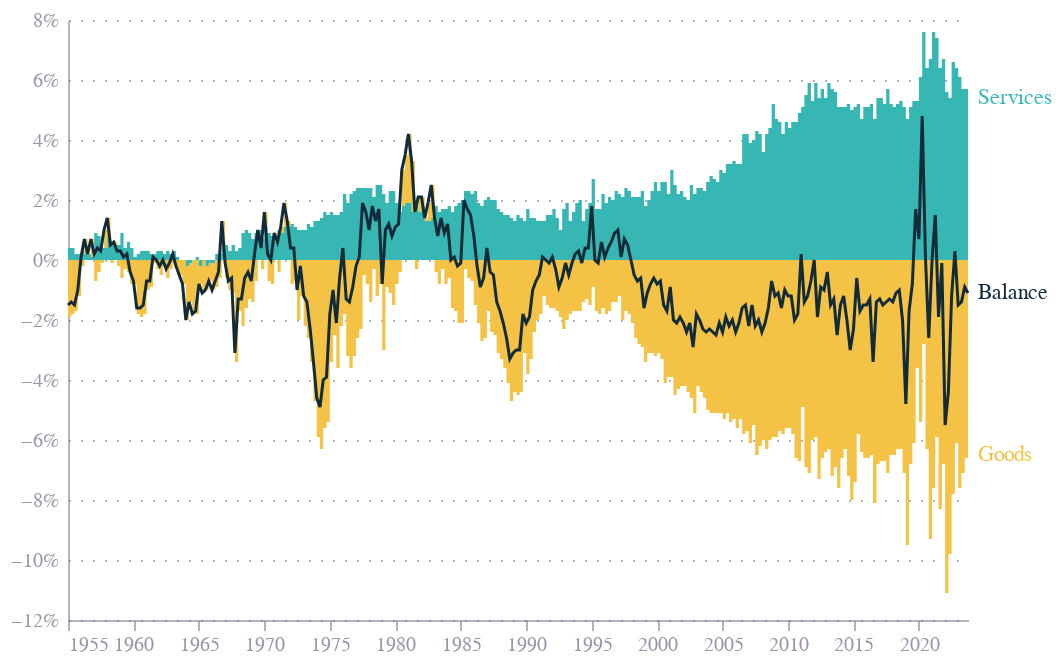

The notebook cell this image was saved under:
### Code cell
goods_df = pd.read_csv("goods.csv", skiprows=7)
goods_df.columns = ['date', 'value']

goods_df = goods_df[goods_df['date'].astype(str).str.contains("Q")]

def parse_quarters(date):
    #2023 Q1
    year, quarter = date.split(" ")
    quarter = quarter.replace("Q", "")
    month = (int(quarter) - 1) * 3 + 1
    return f"{year}-{month:02d}-01"

goods_df['date'] = goods_df['date'].apply(parse_quarters)

goods_df['series'] = 'Goods'


services_df = pd.read_csv("services.csv", skiprows=7)
services_df.columns = ['date', 'value']

services_df = services_df[services_df['date'].astype(str).str.contains("Q")]

services_df['date'] = services_df['date'].apply(parse_quarters)

services_df['series'] = 'Services'

df = pd.concat([goods_df, services_df])
df['value'] = df['value']/100
df

df = df.pivot(index='date', columns='series', values='value').reset_index()
df['Balance'] = df['Goods'] + df['Services']
df = df.melt(id_vars='date', value_vars=['Goods', 'Services', 'Balance'], var_name='series', value_name='value')



df['label'] = np.where(df['date'] == '2023-10-01', df.series, '')

base = alt.Chart(df).encode(
    x=alt.X('date:T', title=None),
    y=alt.Y('value:Q', title=None, axis=alt.Axis(format='%')),
    color=alt.Color('series:N', 
                    scale=alt.Scale(
                        domain=['Goods', 'Services', 'Balance'],
                        range=[              "#f4c245",
              "#36b7b4",
              "#122b39"
],
                    ),
                    title=None, legend=None)
)

bars = base.transform_filter("datum.series != 'Balance'").mark_area(interpolate='step-after').encode(
    y=alt.Y('value:Q', title=None),
    opacity=alt.value(1)
)

balance_line = base.transform_filter("datum.series == 'Balance'").mark_line(size=1.5).encode(
    y=alt.Y('value:Q', title=None),
    opacity=alt.value(1)
)


end_labels = base.mark_text(align='left', dx=5).encode(
    text='label'
)


chart = bars + end_labels  +  balance_line
chart = chart.properties(width=450, height=300)
chart


chart.save("trade_balance.json")
chart.save("trade_balance.png", scale_factor=3)

chart

### Figure 1 — Vega-Lite specification as saved in the notebook (floating-point values rounded to 4 significant figures; data arrays with more than 128 entries replaced by an {"elided": "..."} marker saying what was removed)
{"config": {"font": "Circular Std", "mark": {"line": {"interpolate": "monotone"}}, "view": {"stroke": "transparent", "width": 400, "height": 300}, "range": {"category": ["#36B7B4", "#E6224B", "#F4C245", "#0063AF", "#00A767", "#179FDB", "#EB5C2E"], "diverging": ["#E6224B", "#E54753", "#C9C9C9", "#179FDB", "#122B39"], "heatmap": ["#C9C9C9", "#179FDB", "#0063AF", "#122B39"], "ordinal": ["#00A767", "#36B7B4", "#179FDB", "#0063AF", "#243B5A"]}, "axisX": {"domainColor": "#676A86", "domainOpacity": 0.5, "grid": false, "labelAngle": 0, "labelColor": "#676A86", "labelOpacity": 0.7, "orient": "bottom", "tickColor": "#676A86", "tickCount": 10, "tickOpacity": 0.5, "title": false, "titleAlign": "center", "titleAnchor": "middle", "titleColor": "#676A86", "titleFontSize": 12, "titleOpacity": 0.8, "titleY": -15}, "axisY": {"domainColor": "#676A86", "domainOpacity": 0.5, "gridColor": "#676A86", "gridDash": [1, 5], "gridOpacity": 0.5, "labelColor": "#676A86", "labelOpacity": 0.7, "labelPadding": 5, "tickColor": "#676A86", "tickCount": 8, "tickOpacity": 0.5, "ticks": false, "titleAlign": "left", "titleAngle": 0, "titleBaseline": "bottom", "titleColor": "#676A86", "titleFontSize": 12, "titleOpacity": 0.8, "titleX": 0, "titleY": -7}}, "layer": [{"mark": {"type": "area", "interpolate": "step-after"}, "encoding": {"color": {"field": "series", "legend": null, "scale": {"domain": ["Goods", "Services", "Balance"], "range": ["#f4c245", "#36b7b4", "#122b39"]}, "title": null, "type": "nominal"}, "opacity": {"value": 1}, "x": {"field": "date", "title": null, "type": "temporal"}, "y": {"field": "value", "title": null, "type": "quantitative"}}, "transform": [{"filter": "datum.series != 'Balance'"}]}, {"mark": {"type": "text", "align": "left", "dx": 5}, "encoding": {"color": {"field": "series", "legend": null, "scale": {"domain": ["Goods", "Services", "Balance"], "range": ["#f4c245", "#36b7b4", "#122b39"]}, "title": null, "type": "nominal"}, "text": {"field": "label", "type": "nominal"}, "x": {"field": "date", "title": null, "type": "temporal"}, "y": {"axis": {"format": "%"}, "field": "value", "title": null, "type": "quantitative"}}}, {"mark": {"type": "line", "size": 1.5}, "encoding": {"color": {"field": "series", "legend": null, "scale": {"domain": ["Goods", "Services", "Balance"], "range": ["#f4c245", "#36b7b4", "#122b39"]}, "title": null, "type": "nominal"}, "opacity": {"value": 1}, "x": {"field": "date", "title": null, "type": "temporal"}, "y": {"field": "value", "title": null, "type": "quantitative"}}, "transform": [{"filter": "datum.series == 'Balance'"}]}], "data": {"name": "data-8df83ed129b59937427db78c5e396025"}, "height": 300, "width": 450, "$schema": "https://vega.github.io/schema/vega-lite/v5.8.0.json", "datasets": {"data-8df83ed129b59937427db78c5e396025": {"elided": "828 records"}}}
